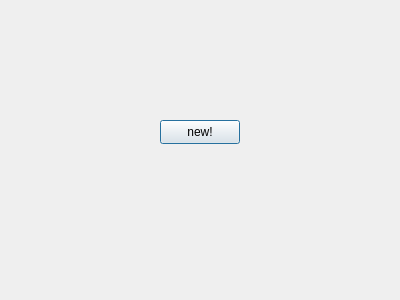
<?xml version="1.0" encoding="UTF-8"?>
<ui version="4.0">
 <class>newwindow</class>
 <widget class="QDialog" name="newwindow">
  <property name="geometry">
   <rect>
    <x>0</x>
    <y>0</y>
    <width>400</width>
    <height>300</height>
   </rect>
  </property>
  <property name="windowTitle">
   <string>Dialog</string>
  </property>
  <widget class="QPushButton" name="pushButton">
   <property name="geometry">
    <rect>
     <x>160</x>
     <y>120</y>
     <width>80</width>
     <height>24</height>
    </rect>
   </property>
   <property name="text">
    <string>new!</string>
   </property>
  </widget>
 </widget>
 <resources/>
 <connections/>
</ui>
